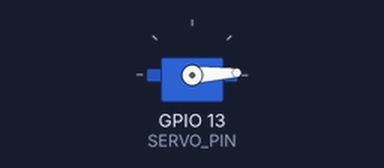
This sketch was run on a simulated ESP32. On the bench: servo.

Above: at 0.05 s.
At 1.3 s:
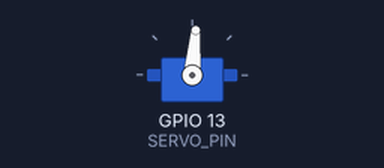
At 2.6 s:
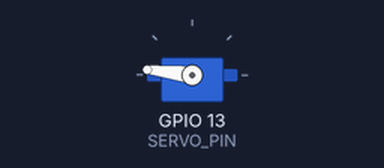
At 5.2 s:
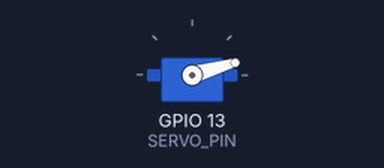
Timing chart, 0 to 7.1 s (numbered marks = the images above):
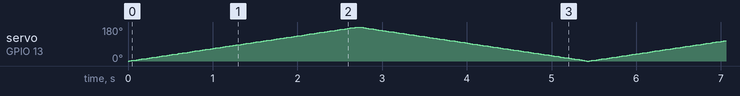

The sketch:

Smooth_Servo_Test.ino
```cpp
#include <ESP32Servo.h>   // Servo library for ESP32

// Servo signal pin
#define SERVO_PIN 13

// Create servo object
Servo myServo;

void setup() {
  // Attach the servo to GPIO 13
  myServo.attach(SERVO_PIN);
}

void loop() {

  // Smoothly rotate from 0° to 180°
  for (int angle = 0; angle <= 180; angle++) {
    myServo.write(angle);
    delay(15);
  }

  // Smoothly rotate from 180° back to 0°
  for (int angle = 180; angle >= 0; angle--) {
    myServo.write(angle);
    delay(15);
  }
}
```
